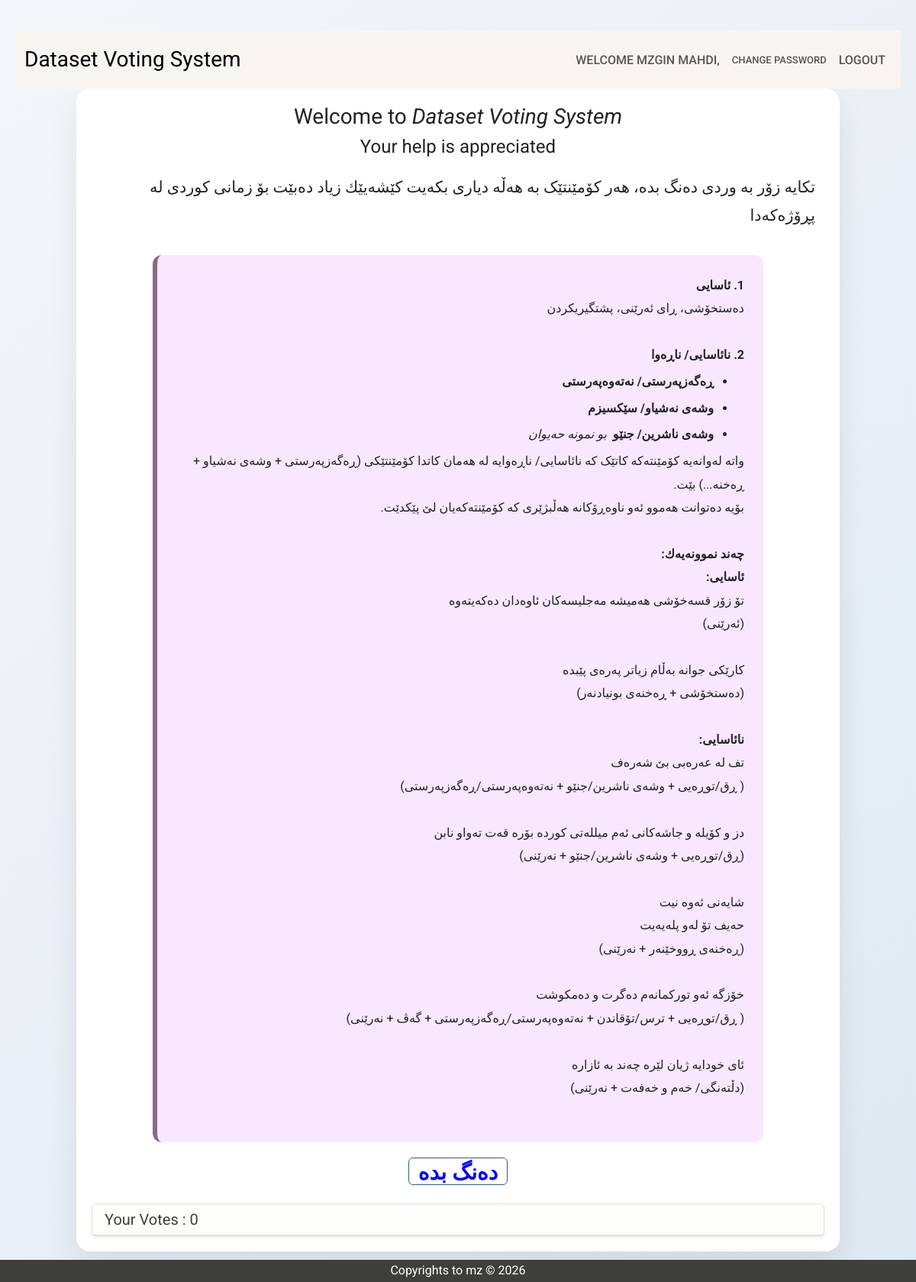
/ (signed in), run on the app's committed database.
### account/models.py (models this page shows, shortened)
class Voter(AbstractUser):
    email = models.EmailField(unique=True)
    full_name = models.CharField(max_length=150)
    USERNAME_FIELD = 'email'
    REQUIRED_FIELDS = ['username', 'full_name']

### dsa/models.py (models this page shows, shortened)
class FeedbackOption(models.Model):
    name = models.CharField(max_length=255)
    description = models.TextField(blank=True, null=True)

### dsa/views.py (the view)
# urls.py: path('',  HomeView.as_view(), name='home'),
class HomeView(TemplateView):
	template_name = "public/home.html"
	def get_context_data(self, **kwargs):
		context = super().get_context_data(**kwargs)
		if self.request.user.is_authenticated:
			feedbacks = Feedback.objects.filter(user=self.request.user).exclude(no_vote=True)
			if len(feedbacks) > 0:
				context["feedbacks"] = feedbacks
		feedback_options = FeedbackOption.objects.all()
		context["feedback_options"] = feedback_options
		return context

### templates/public/home.html (shortened to what this page needs)
{% extends "base/base.html" %}
{% block content %}
<div class="container">
<h3> Welcome to <i>Dataset Voting System </i></h3>
<h4> Your help is appreciated</h4>
<p class="p1">
تکایە زۆر بە وردی دەنگ بدە، هەر کۆمێنتێک بە هەڵە دیاری بکەیت کێشەیێك زیاد دەبێت بۆ زمانی کوردی لە پڕۆژەکەدا
</p>
<div class="rtl">
<div class="purple-box">
<b>1. ئاسایی</b><br>
دەستخۆشی، ڕای ئەرێنی، پشتگیریکردن
<br><br>
<b>2. نائاسایی/ ناڕەوا</b>
<ul>
{% for option in feedback_options %}
    <li><b>{{ option.name }}</b> <i class="mx-1"> {{ option.description }} </i></li>
{% endfor %}
</ul>
واتە لەوانەیە کۆمێنتەکە کاتێک کە نائاسایی/ ناڕەوایە لە هەمان کاتدا کۆمێنتێکی (ڕەگەزپەرستی + وشەی نەشیاو + ڕەخنە...) بێت.<br>
بۆیە دەتوانت هەموو ئەو ناوەڕۆکانە هەڵبژێری کە کۆمێنتەکەیان لێ پێکدێت.
<br><br>
<b>چەند نموونەیەك:</b><br>
<b>ئاسایی:</b><br>
تۆ زۆر قسەخۆشی هەمیشە مەجلیسەکان ئاوەدان دەکەیتەوە<br>
(ئەرێنی)
<br><br>
کارێکی جوانە بەڵام زیاتر پەرەی پێبدە<br>
(دەستخۆشی + ڕەخنەی بونیادنەر)<br><br>
<b>نائاسایی:</b><br>
تف لە عەرەبی بێ شەرەف<br>
( ڕق/توڕەیی + وشەی ناشرین/جنێو + نەتەوەپەرستی/ڕەگەزپەرستی)
<br><br>
دز و کۆیلە و جاشەکانی ئەم میللەتی کوردە بۆرە قەت تەواو نابن<br>
(ڕق/توڕەیی + وشەی ناشرین/جنێو + نەرێنی)
<br><br>
شایەنی ئەوە نیت<br>
حەیف تۆ لەو پلەیەیت<br>
(ڕەخنەی ڕووخێنەر + نەرێنی)<br><br>
خۆزگە ئەو تورکمانەم دەگرت و دەمکوشت<br>
( ڕق/توڕەیی + ترس/تۆقاندن + نەتەوەپەرستی/ڕەگەزپەرستی + گەڤ + نەرێنی)<br><br>
ئای خودایە ژیان لێرە چەند بە ئازارە<br>
(دڵتەنگی/ خەم و خەفەت + نەرێنی)<br><br>
</div>
<div class="text-center ">
    <a class="btn btn-primary btn-large btn-block vote-btn fs-3" href="{% url 'vote' %}">دەنگ بدە</a>
</div>
</div>
<div class="card mt-4 shadow-sm">
    <div class="card-header d-flex justify-content-between align-items-center">
        <h5 class="mb-0">Your Votes : {{ feedbacks|length }}</h5>
    </div>
</div>
</div>
{% endblock %}

### templates/public/nav.html (shortened to what this page needs)
<nav class="navbar navbar-expand-lg navbar-light bg-light">
  <div class="container-fluid">
    <a class="navbar-brand fs-3" href="{% url 'home' %}">Dataset Voting System</a>
    <div class="collapse navbar-collapse" id="navbarNav">
      <ul class="navbar-nav ms-auto">
        {% if user.is_authenticated %}
          <li class="nav-item nav-link fs-6">
            Welcome {{ user.full_name|default:user.email }},
          </li>
          <li class="nav-item">
            <a class="nav-link" href="{% url 'password_change' %}">Change Password</a>
          </li>
          <li class="nav-item">
            <form action="{% url 'logout' %}" method="POST">
              <button type="submit" class="nav-link btn btn-link fs-6">
                Logout
              </button>
            </form>
          </li>
        {% endif %}
      </ul>
    </div>
  </div>
</nav>

### templates/public/home.html (style rules this page uses)
body { background: linear-gradient(135deg,#f4f6f9,#dfe9f3); margin:0; padding:40px 20px; color:#222; line-height:1.8; }
.p1 { text-align: right; font-size: 1.3em; padding: 12px; }
.container { max-width:1000px; margin:auto; background:white; padding:20px; border-radius:18px; box-shadow:0 20px 40px rgba(0,0,0,0.08); }
h3, h4 { text-align:center; }
ul { padding-left:20px; margin:5px 0; }
li { margin-bottom:4px; }
.rtl { direction: rtl; text-align: right; }
.purple-box { background-color: #f9e7ff; padding: 25px; border-radius: 12px; line-height: 1.9; border-left: 6px solid #876a8d; direction: rtl; text-align: right; max-width: 800px; margin: 20px auto; }
.vote-btn { display: inline-block; background: #ffffff; color: blue; font-size: 17px; font-weight: 600; text-decoration: italic; text-align: left; font-family: "Segoe UI", Tahoma, sans-serif; }

### data on the page
Voter: full_name "MZGIN MAHDI"
FeedbackOption: name "ڕەگەزپەرستی/ نەتەوەپەرستی"
FeedbackOption: name "وشەی نەشیاو/ سێکسیزم"
FeedbackOption: name "وشەی ناشرین/ جنێو", description "بو نمونە حەیوان"

### other printed values
{{ feedbacks|length }} "0"
